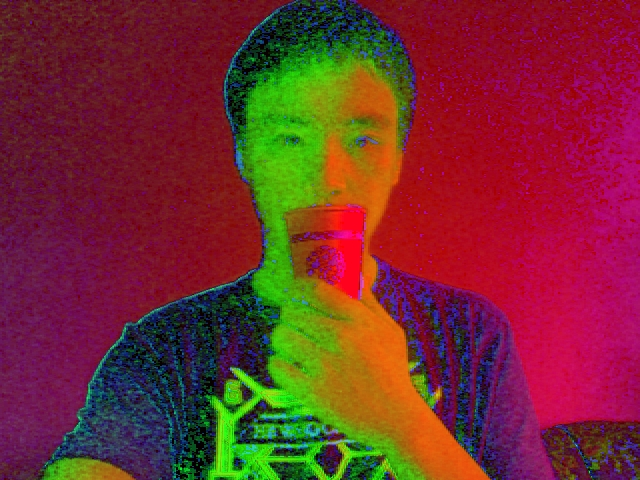
//> input picture hue.jpg, 640 x 480 px, given in place of icvpr.com.jpg, which was not available
$ ./Connected_Component_Analysis   (built with g++ and OpenCV 4)
//> lines starting //> are read from the running program, lines starting //| are printed output that depends on the picture; after the words box and inside, x2 and y2 are one past the last pixel; in counts of white or black regions, pixels touching at a corner belong together; pictures that were not available may be replaced by others from this repository, and a replacement may not be noted
### Connected_Component_Analysis/stdafx.h
// stdafx.h : 标准系统包含文件的包含文件，
// 或是经常使用但不常更改的
// 特定于项目的包含文件
//

#pragma once

#include "targetver.h"

#include <stdio.h>
#include <tchar.h>


// TODO:  在此处引用程序需要的其他头文件

### Connected_Component_Analysis/Connected_Component_Analysis.cpp
// Connected_Component_Analysis.cpp : 定义控制台应用程序的入口点。
//  Connected Component Analysis/Labeling By Two-Pass Algorithm
//  Author:  www.icvpr.com
//  Blog  :  http://blog.csdn.net/icvpr

#include "stdafx.h"
#include <iostream>
#include <string>
#include <list>
#include <vector>
#include <map>
#include <stack>

#include <opencv2/imgproc/imgproc.hpp>
#include <opencv2/highgui/highgui.hpp>

void icvprCcaByTwoPass(const cv::Mat& _binImg, cv::Mat& _lableImg)
{
	// connected component analysis (4-component)
	// use two-pass algorithm
	// 1. first pass: label each foreground pixel with a label
	// 2. second pass: visit each labeled pixel and merge neighbor labels
	//
	// foreground pixel: _binImg(x,y) = 1
	// background pixel: _binImg(x,y) = 0

	if (_binImg.empty() ||
		_binImg.type() != CV_8UC1)
	{
		return;
	}

	// 1. first pass

	_lableImg.release();
	_binImg.convertTo(_lableImg, CV_32SC1);

	int label = 1;  // start by 2
	std::vector<int> labelSet;
	labelSet.push_back(0);   // background: 0
	labelSet.push_back(1);   // foreground: 1

	int rows = _binImg.rows - 1;
	int cols = _binImg.cols - 1;
	for (int i = 1; i < rows; i++)
	{
		int* data_preRow = _lableImg.ptr<int>(i - 1);
		int* data_curRow = _lableImg.ptr<int>(i);
		for (int j = 1; j < cols; j++)
		{
			if (data_curRow[j] == 1)
			{
				std::vector<int> neighborLabels;
				neighborLabels.reserve(2);
				int leftPixel = data_curRow[j - 1];
				int upPixel = data_preRow[j];
				if (leftPixel > 1)
				{
					neighborLabels.push_back(leftPixel);
				}
				if (upPixel > 1)
				{
					neighborLabels.push_back(upPixel);
				}

				if (neighborLabels.empty())
				{
					labelSet.push_back(++label);  // assign to a new label
					data_curRow[j] = label;
					labelSet[label] = label;
				}
				else
				{
					std::sort(neighborLabels.begin(), neighborLabels.end());
					int smallestLabel = neighborLabels[0];
					data_curRow[j] = smallestLabel;

					// save equivalence
					for (size_t k = 1; k < neighborLabels.size(); k++)
					{
						int tempLabel = neighborLabels[k];
						int& oldSmallestLabel = labelSet[tempLabel];
						if (oldSmallestLabel > smallestLabel)
						{
							labelSet[oldSmallestLabel] = smallestLabel;
							oldSmallestLabel = smallestLabel;
						}
						else if (oldSmallestLabel < smallestLabel)
						{
							labelSet[smallestLabel] = oldSmallestLabel;
						}
					}
				}
			}
		}
	}

	// update equivalent labels
	// assigned with the smallest label in each equivalent label set
	for (size_t i = 2; i < labelSet.size(); i++)
	{
		int curLabel = labelSet[i];
		int preLabel = labelSet[curLabel];
		while (preLabel != curLabel)
		{
			curLabel = preLabel;
			preLabel = labelSet[preLabel];
		}
		labelSet[i] = curLabel;
	}


	// 2. second pass
	for (int i = 0; i < rows; i++)
	{
		int* data = _lableImg.ptr<int>(i);
		for (int j = 0; j < cols; j++)
		{
			int& pixelLabel = data[j];
			pixelLabel = labelSet[pixelLabel];
		}
	}
}

// [67 lines left out: function icvprCcaBySeedFill, not called in this run]

cv::Scalar icvprGetRandomColor()
{
	uchar r = 255 * (rand() / (1.0 + RAND_MAX));
	uchar g = 255 * (rand() / (1.0 + RAND_MAX));
	uchar b = 255 * (rand() / (1.0 + RAND_MAX));
	return cv::Scalar(b, g, r);
}


void icvprLabelColor(const cv::Mat& _labelImg, cv::Mat& _colorLabelImg)
{
	if (_labelImg.empty() ||
		_labelImg.type() != CV_32SC1)
	{
		return;
	}

	std::map<int, cv::Scalar> colors;

	int rows = _labelImg.rows;
	int cols = _labelImg.cols;

	_colorLabelImg.release();
	_colorLabelImg.create(rows, cols, CV_8UC3);
	_colorLabelImg = cv::Scalar::all(0);

	for (int i = 0; i < rows; i++)
	{
		const int* data_src = (int*)_labelImg.ptr<int>(i);
		uchar* data_dst = _colorLabelImg.ptr<uchar>(i);
		for (int j = 0; j < cols; j++)
		{
			int pixelValue = data_src[j];
			if (pixelValue > 1)
			{
				if (colors.count(pixelValue) <= 0)
				{
					colors[pixelValue] = icvprGetRandomColor();
				}
				cv::Scalar color = colors[pixelValue];
				*data_dst++ = color[0];
				*data_dst++ = color[1];
				*data_dst++ = color[2];
			}
			else
			{
				data_dst++;
				data_dst++;
				data_dst++;
			}
		}
	}
}

int _tmain(int argc, _TCHAR* argv[])
{
	cv::Mat binImage = cv::imread("icvpr.com.jpg", 0);
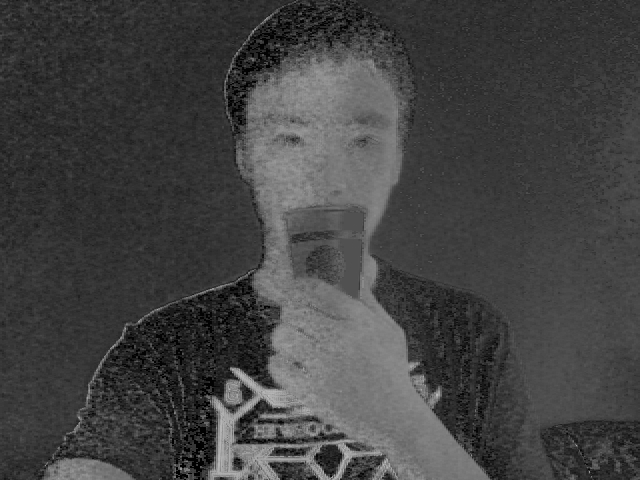
//> binImage: 480 rows x 640 cols, CV_8UC1; min 0, max 191, mean 66.4
	cv::threshold(binImage, binImage, 50, 1, CV_THRESH_BINARY_INV);
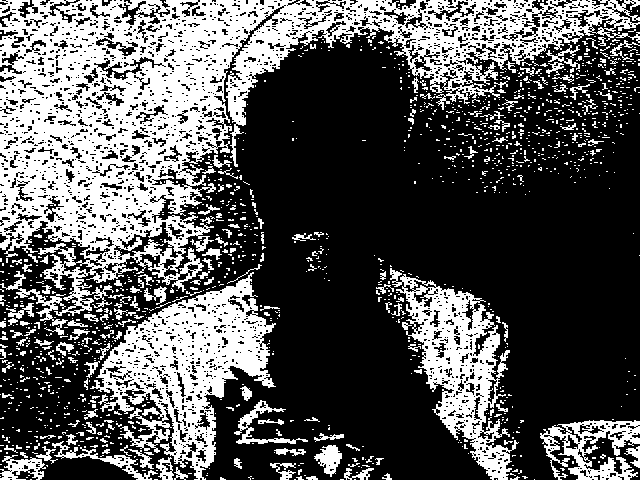
//> binImage: 480 rows x 640 cols, CV_8UC1; values 0 (black) and 1 (white), 34.3% white; 1344 white regions (1173 under 20 px), largest, box (x1, y1, x2, y2) and area: (0, 0, 640, 316) 61898, (90, 272, 276, 480) 15192, (390, 268, 519, 480) 9237

	// connected component labeling
	cv::Mat labelImg;
	icvprCcaByTwoPass(binImage, labelImg);
//> the loop in icvprCcaByTwoPass, `for (int i = 1; i < rows; i++)` made 478 passes
//> label on passes 1 to 3: 53, 60, 75
//> after the loop in icvprCcaByTwoPass, `for (int i = 1; i < rows; i++)`:
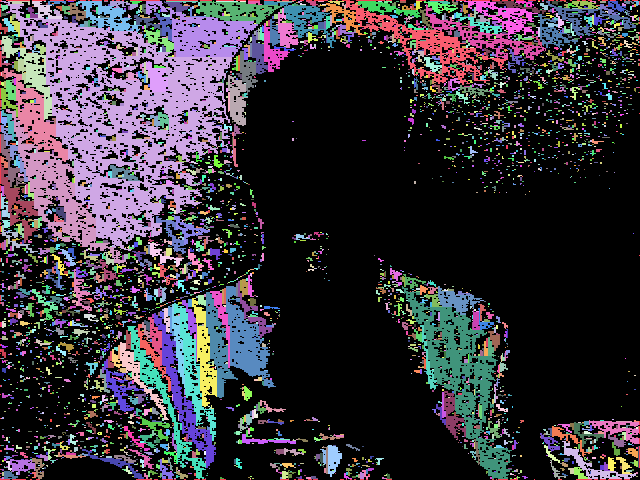
//> _lableImg: 480 rows x 640 cols, CV_32SC1; 4799 distinct labels, from 0 to 4798; one colour per label, 0 black
//> after the loop in icvprCcaByTwoPass, `for (int i = 1; i < rows; i++)`: labelSet = 4799 values, max 4797 at index 4797, min 0 at index 0, mean 2203.2; label = 4798
//> the loop in icvprCcaByTwoPass, `for (size_t i = 2; i < labelSet.size(); i++)` made 4797 passes
//> (curLabel, preLabel) on passes 1 to 3: (2, 2), (2, 2), (2, 2)
//> after the loop in icvprCcaByTwoPass, `for (size_t i = 2; i < labelSet.size(); i++)`: labelSet = 4799 values, max 4797 at index 4797, min 0 at index 0, mean 2029.3
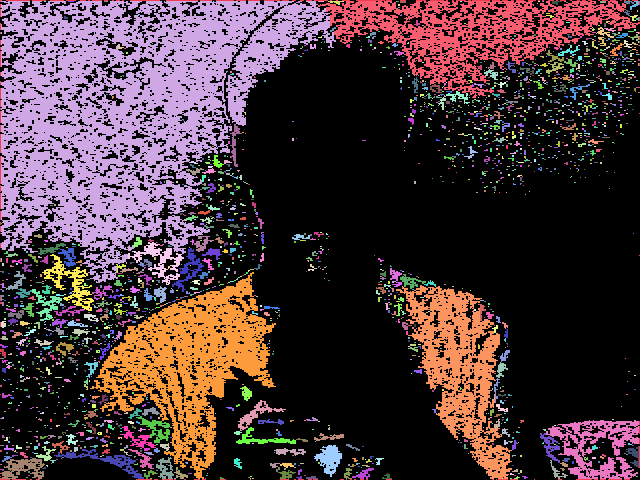
//> labelImg: 480 rows x 640 cols, CV_32SC1; 2159 distinct labels, from 0 to 4797; one colour per label, 0 black
	//icvprCcaBySeedFill(binImage, labelImg) ;

	// show result
	cv::Mat grayImg;
	labelImg *= 10;
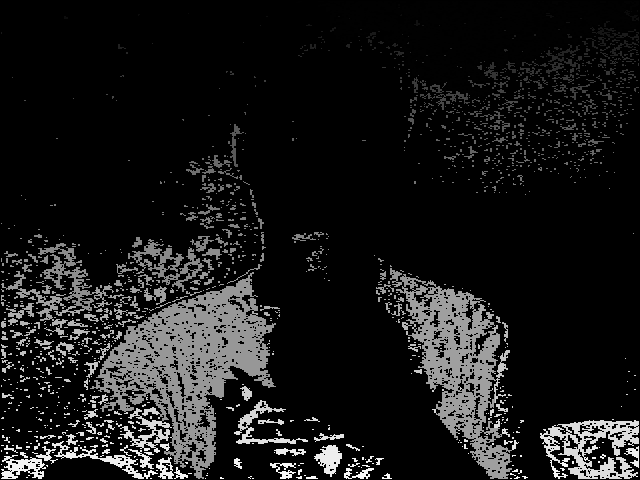
//> labelImg: 480 rows x 640 cols, CV_32SC1; min 0, max 47970, mean 4675.8; drawn with min black and max white
	labelImg.convertTo(grayImg, CV_8UC1);
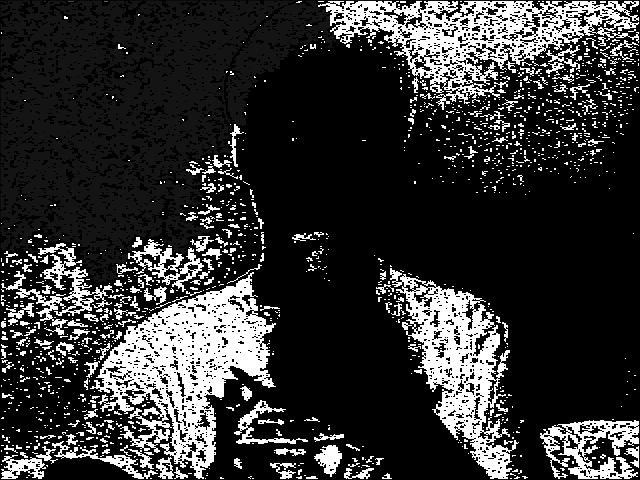
//> grayImg: 480 rows x 640 cols, CV_8UC1; min 0, max 255, mean 51.3
	cv::imshow("labelImg", grayImg);

	cv::Mat colorLabelImg;
	icvprLabelColor(labelImg, colorLabelImg);
//> after the loop in icvprLabelColor, `for (int i = 0; i < rows; i++)`:
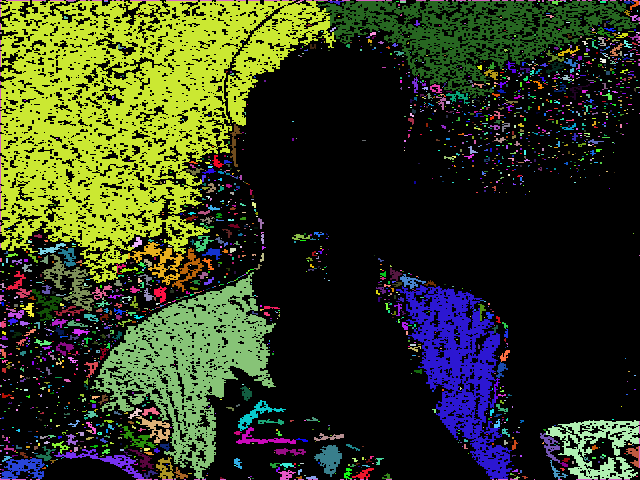
//> _colorLabelImg: 480 rows x 640 cols, CV_8UC3; mean B, G, R 31, 58.9, 50.7
//> after the loop in icvprLabelColor, `for (int i = 0; i < rows; i++)`: colors = 2158 items
	cv::imshow("colorImg", colorLabelImg);
	cv::waitKey(0);

	return 0;
}
